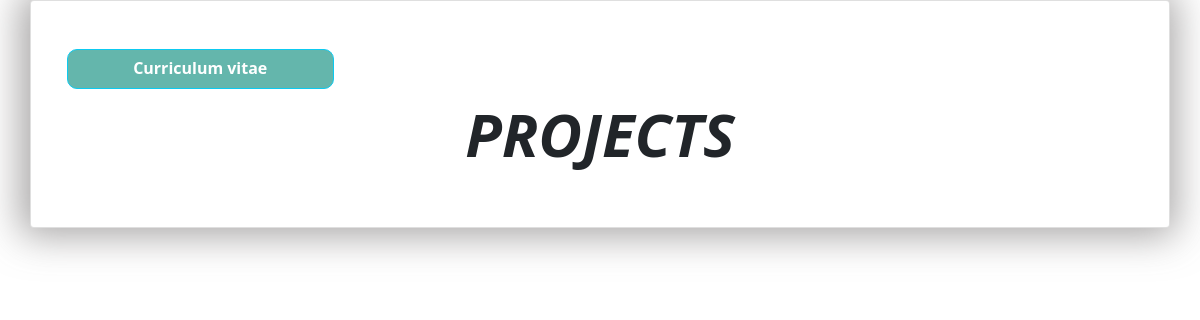
The page /projects/ on the database as committed earlier.
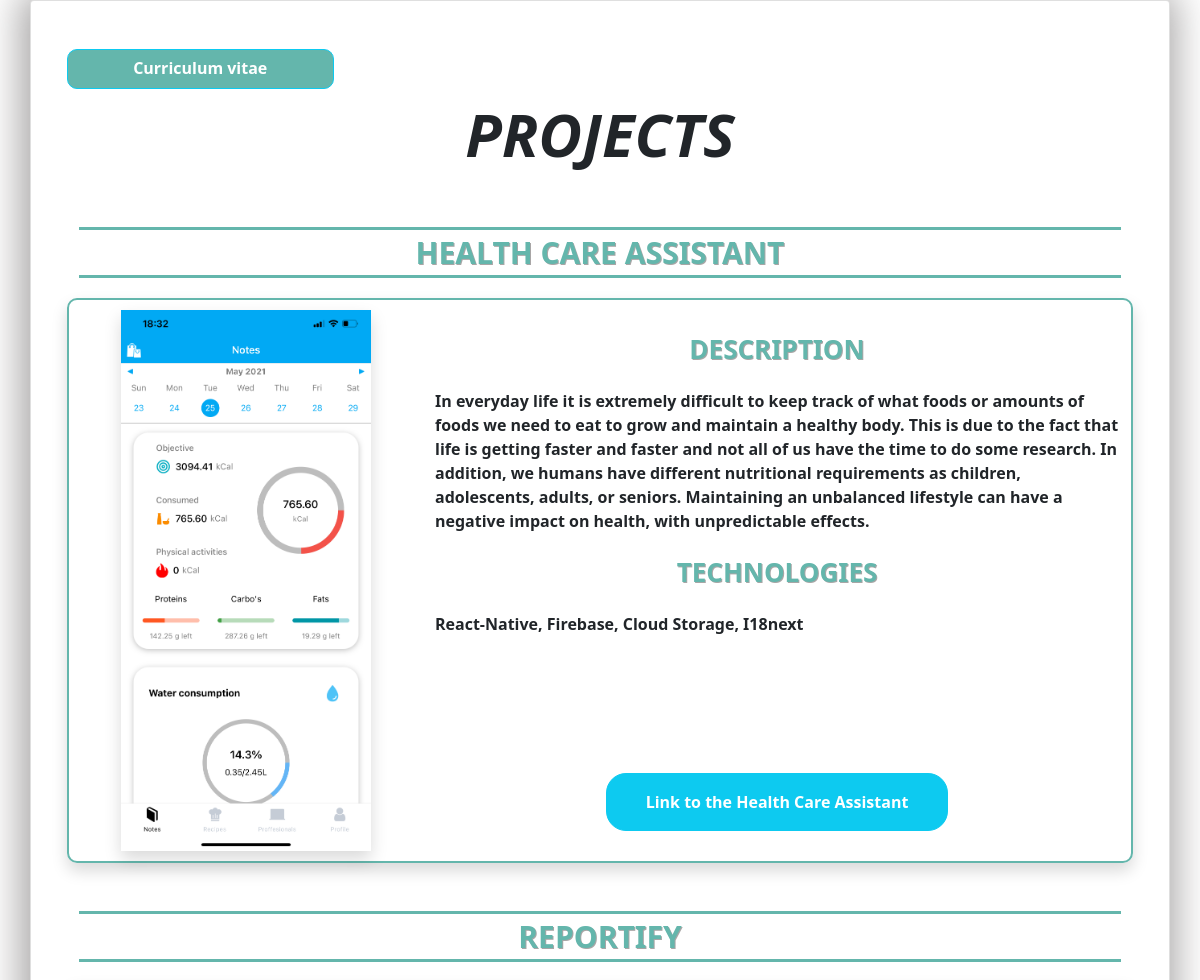
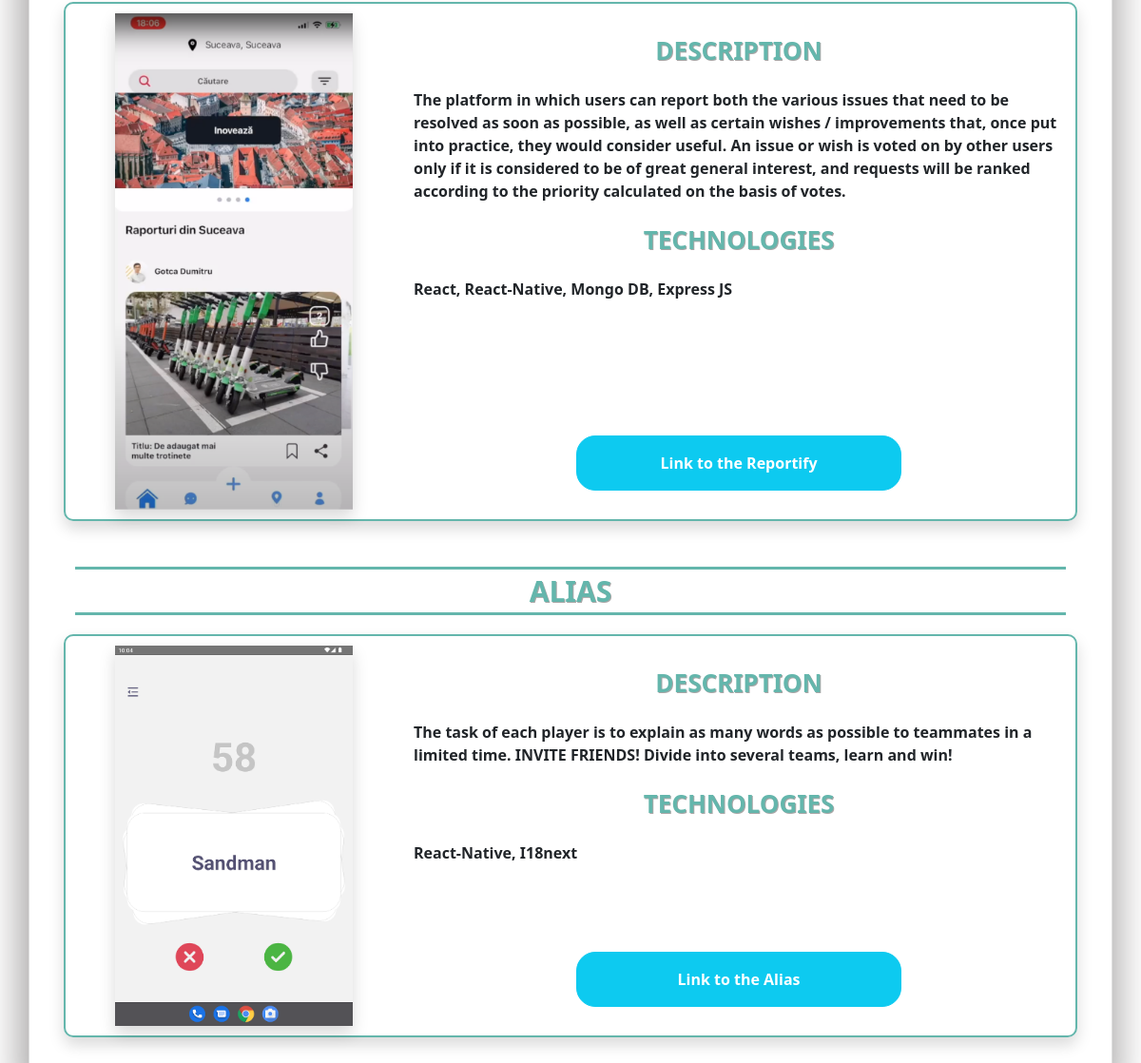
The same page on the database as committed later (2 pictures, top to bottom).
### app/models.py (models this page shows)
class Projects(models.Model):
    projectId = models.AutoField(primary_key=True)
    projectName = models.CharField(max_length=100)
    projectDescription = models.CharField(max_length=1500)
    projectTechnologies = models.CharField(max_length=500)
    projectImage = models.ImageField(upload_to ='images/')
    projectLink = models.CharField(max_length=500)
    personId = models.ForeignKey(Person, on_delete=models.CASCADE)

### app/views.py (the view)
# urls.py: path('projects/',views.projects)
def projects(request):
    projects = list(Projects.objects.all())
    return render(request, 'projects.html',
    {'projects': projects})

### app/templates/projects.html (shortened to what this page needs)
{% load bootstrap5 %} {% load static %}
<!DOCTYPE html>
<html lang="en">
  <head>
    <link
      rel="stylesheet"
      type="text/css"
      href="{% static 'styles.css'%}"
    />
    <link
      rel="stylesheet"
      href="https://cdn.jsdelivr.net/npm/bootstrap@5.1.3/dist/css/bootstrap.min.css"
    />
  </head>
  <body>
    <div class="container card p-5">
      <div class="row">
        <button type="button" class="btn btn-info w-25 page_link">
          <a href="/" class="h-100 w-100 d-block">Curriculum vitae</a>
        </button>
      </div>
      <p class="nameText text-center m-0">Projects</p>
      <div class="row">
        <div class="col">
          {% for pr in projects %}
          <p class="info_type mt-5">{{pr.projectName}}</p>
          <div class="row info_container shadow project_container">
            <div class="col-4">
              <img
                src="{{pr.projectImage.url}}"
                alt="project image"
                class="shadow project_image"
              />
            </div>
            <div class="col">
              <div
                class="h-100 d-flex justify-content-between flex-column"
              >
                <div>
                  <p class="project_label">Description</p>
                  <p class="contactText">{{pr.projectDescription}}</p>
                  <p class="project_label">Technologies</p>
                  <p class="contactText">
                    {{pr.projectTechnologies}}
                  </p>
                </div>
                <button
                  type="button"
                  class="btn btn-info text-white font-weight-bold p-3 link_button"
                >
                  <a href="{{pr.projectLink}}">
                    Link to the {{pr.projectName}}
                  </a>
                </button>
              </div>
            </div>
          </div>
          {%endfor %}
        </div>
      </div>
    </div>
  </body>
</html>

### app/static/styles.css (style rules this page uses)
.contactText { font-weight: bold; }
.container { box-shadow: -2px 0px 38px 8px rgba(107, 104, 104, 0.59); -webkit-box-shadow: -2px 0px 38px 8px rgba(107, 104, 104, 0.59); -moz-box-shadow: -2px 0px 38px 8px rgba(107, 104, 104, 0.59); }
.info_container { border-width: 2px !important; border-color: #64b6ac; border-style: solid; margin: 5px 0; padding: 10px 0; border-radius: 10px; }
.project_container { min-height: 400px; }
p { margin: 0px !important; }
.shadow { box-shadow: -2px 0px 38px 8px rgba(107, 104, 104, 0.59); -webkit-box-shadow: -2px 0px 38px 8px rgba(107, 104, 104, 0.59); -moz-box-shadow: -2px 0px 38px 8px rgba(107, 104, 104, 0.59); }
.nameText { font-size: 60px; text-transform: uppercase; font-style: italic; font-weight: bold; margin-left: 50px; margin-top: 20px; }
.project_label { text-transform: uppercase; text-align: center; font-weight: bold; font-size: 26px; color: #64b6ac; margin: 20px 0 !important; text-shadow: 1px 1px rgba(107, 104, 104, 0.59); }
.info_type { text-transform: uppercase; text-align: center; font-weight: bold; font-size: 30px; color: #64b6ac; margin: 20px 0 !important; text-shadow: 1px 1px rgba(107, 104, 104, 0.59); }
.info_type:before, .info_type:after { content: ""; border-bottom: 3px solid #64b6ac; width: 100%; display: block; }
.project_image { max-height: 600px; width: 250px; object-fit: cover; display: block; margin: 0 auto; }
a { text-decoration: none !important; color: white !important; font-weight: bold !important; all: unset; }
.link_button { min-width: 50%; border-radius: 20px !important; display: block; margin: 20px auto; }
.page_link { background-color: #64b6ac !important; height: 40px; border-radius: 10px !important; width: 100%; }

Rows that differ between the two databases and show on the page:
added Projects: projectName "HEALTH CARE ASSISTANT", projectImage (picture), projectDescription "In everyday life it is extremely difficult to keep track of what foods or amounts of foods we need to eat to grow and maintain a healthy body. This is due to the fact that life is getting faster and faster and not all of us have the time to do some research. In addition, we humans have different nutritional requirements as children, adolescents, adults, or seniors. Maintaining an unbalanced lifestyle can have a negative impact on health, with unpredictable effects.", projectTechnologies "React-Native, Firebase, Cloud Storage, I18next", projectName "Health Care Assistant"
added Projects: projectName "REPORTIFY", projectImage (picture), projectDescription "The platform in which users can report both the various issues that need to be resolved as soon as possible, as well as certain wishes / improvements that, once put into practice, they would consider useful. An issue or wish is voted on by other users only if it is considered to be of great general interest, and requests will be ranked according to the priority calculated on the basis of votes.", projectTechnologies "React, React-Native, Mongo DB, Express JS", projectName "Reportify"
added Projects: projectName "ALIAS", projectImage (picture), projectDescription "The task of each player is to explain as many words as possible to teammates in a limited time. INVITE FRIENDS! Divide into several teams, learn and win!", projectTechnologies "React-Native, I18next", projectName "Alias"
